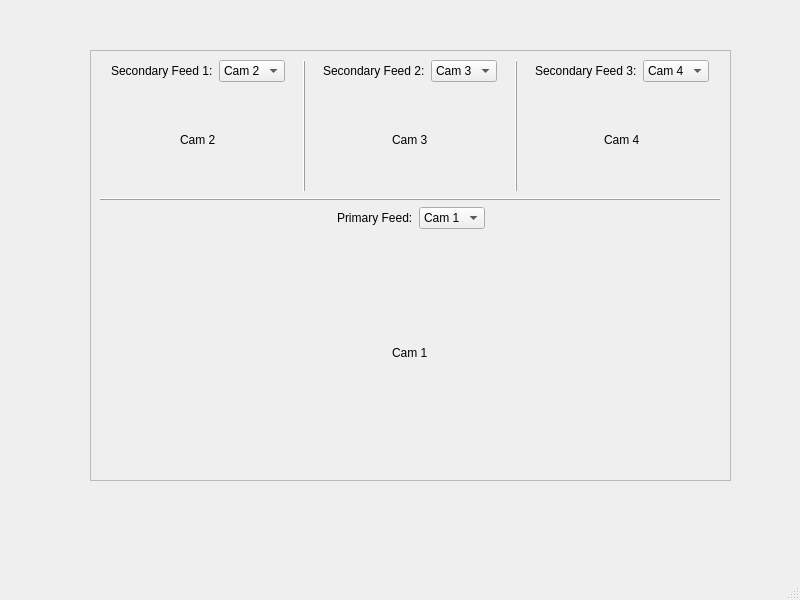
<?xml version="1.0" encoding="UTF-8"?>
<ui version="4.0">
 <class>MainWindow</class>
 <widget class="QMainWindow" name="MainWindow">
  <property name="geometry">
   <rect>
    <x>0</x>
    <y>0</y>
    <width>800</width>
    <height>600</height>
   </rect>
  </property>
  <property name="windowTitle">
   <string>MainWindow</string>
  </property>
  <widget class="QWidget" name="centralwidget">
   <widget class="QFrame" name="frame_4">
    <property name="geometry">
     <rect>
      <x>90</x>
      <y>50</y>
      <width>641</width>
      <height>431</height>
     </rect>
    </property>
    <property name="frameShape">
     <enum>QFrame::Shape::StyledPanel</enum>
    </property>
    <property name="frameShadow">
     <enum>QFrame::Shadow::Raised</enum>
    </property>
    <layout class="QHBoxLayout" name="horizontalLayout_6">
     <item>
      <layout class="QVBoxLayout" name="verticalLayout_5" stretch="1,0,2">
       <item>
        <layout class="QHBoxLayout" name="horizontalLayout">
         <item>
          <layout class="QVBoxLayout" name="verticalLayout" stretch="0,6">
           <item>
            <layout class="QHBoxLayout" name="horizontalLayout_2">
             <item>
              <spacer name="horizontalSpacer_5">
               <property name="orientation">
                <enum>Qt::Orientation::Horizontal</enum>
               </property>
               <property name="sizeHint" stdset="0">
                <size>
                 <width>40</width>
                 <height>20</height>
                </size>
               </property>
              </spacer>
             </item>
             <item>
              <widget class="QLabel" name="label_4">
               <property name="text">
                <string>Secondary Feed 1:</string>
               </property>
              </widget>
             </item>
             <item>
              <widget class="QComboBox" name="comboBox">
               <item>
                <property name="text">
                 <string>Cam 2</string>
                </property>
               </item>
               <item>
                <property name="text">
                 <string>Cam 1</string>
                </property>
               </item>
               <item>
                <property name="text">
                 <string>Cam 3</string>
                </property>
               </item>
               <item>
                <property name="text">
                 <string>Cam 4</string>
                </property>
               </item>
              </widget>
             </item>
             <item>
              <spacer name="horizontalSpacer_6">
               <property name="orientation">
                <enum>Qt::Orientation::Horizontal</enum>
               </property>
               <property name="sizeHint" stdset="0">
                <size>
                 <width>40</width>
                 <height>20</height>
                </size>
               </property>
              </spacer>
             </item>
            </layout>
           </item>
           <item alignment="Qt::AlignmentFlag::AlignHCenter">
            <widget class="QLabel" name="label_5">
             <property name="text">
              <string>Cam 2</string>
             </property>
            </widget>
           </item>
          </layout>
         </item>
         <item>
          <widget class="QFrame" name="frame_3">
           <property name="frameShape">
            <enum>QFrame::Shape::VLine</enum>
           </property>
           <property name="frameShadow">
            <enum>QFrame::Shadow::Raised</enum>
           </property>
          </widget>
         </item>
         <item>
          <layout class="QVBoxLayout" name="verticalLayout_2" stretch="0,6">
           <item>
            <layout class="QHBoxLayout" name="horizontalLayout_3">
             <item>
              <spacer name="horizontalSpacer_3">
               <property name="orientation">
                <enum>Qt::Orientation::Horizontal</enum>
               </property>
               <property name="sizeHint" stdset="0">
                <size>
                 <width>40</width>
                 <height>20</height>
                </size>
               </property>
              </spacer>
             </item>
             <item>
              <widget class="QLabel" name="label_6">
               <property name="text">
                <string>Secondary Feed 2:</string>
               </property>
              </widget>
             </item>
             <item>
              <widget class="QComboBox" name="comboBox_2">
               <item>
                <property name="text">
                 <string>Cam 3</string>
                </property>
               </item>
               <item>
                <property name="text">
                 <string>Cam 1</string>
                </property>
               </item>
               <item>
                <property name="text">
                 <string>Cam 2</string>
                </property>
               </item>
               <item>
                <property name="text">
                 <string>Cam 4</string>
                </property>
               </item>
              </widget>
             </item>
             <item>
              <spacer name="horizontalSpacer_4">
               <property name="orientation">
                <enum>Qt::Orientation::Horizontal</enum>
               </property>
               <property name="sizeHint" stdset="0">
                <size>
                 <width>40</width>
                 <height>20</height>
                </size>
               </property>
              </spacer>
             </item>
            </layout>
           </item>
           <item alignment="Qt::AlignmentFlag::AlignHCenter">
            <widget class="QLabel" name="label_7">
             <property name="text">
              <string>Cam 3</string>
             </property>
            </widget>
           </item>
          </layout>
         </item>
         <item>
          <widget class="QFrame" name="frame">
           <property name="frameShape">
            <enum>QFrame::Shape::VLine</enum>
           </property>
           <property name="frameShadow">
            <enum>QFrame::Shadow::Raised</enum>
           </property>
          </widget>
         </item>
         <item>
          <layout class="QVBoxLayout" name="verticalLayout_3" stretch="0,6">
           <item>
            <layout class="QHBoxLayout" name="horizontalLayout_4">
             <item>
              <spacer name="horizontalSpacer">
               <property name="orientation">
                <enum>Qt::Orientation::Horizontal</enum>
               </property>
               <property name="sizeHint" stdset="0">
                <size>
                 <width>40</width>
                 <height>20</height>
                </size>
               </property>
              </spacer>
             </item>
             <item>
              <widget class="QLabel" name="label_8">
               <property name="text">
                <string>Secondary Feed 3:</string>
               </property>
              </widget>
             </item>
             <item>
              <widget class="QComboBox" name="comboBox_3">
               <item>
                <property name="text">
                 <string>Cam 4</string>
                </property>
               </item>
               <item>
                <property name="text">
                 <string>Cam 1</string>
                </property>
               </item>
               <item>
                <property name="text">
                 <string>Cam 2</string>
                </property>
               </item>
               <item>
                <property name="text">
                 <string>Cam 3</string>
                </property>
               </item>
              </widget>
             </item>
             <item>
              <spacer name="horizontalSpacer_2">
               <property name="orientation">
                <enum>Qt::Orientation::Horizontal</enum>
               </property>
               <property name="sizeHint" stdset="0">
                <size>
                 <width>40</width>
                 <height>20</height>
                </size>
               </property>
              </spacer>
             </item>
            </layout>
           </item>
           <item alignment="Qt::AlignmentFlag::AlignHCenter">
            <widget class="QLabel" name="label_9">
             <property name="text">
              <string>Cam 4</string>
             </property>
            </widget>
           </item>
          </layout>
         </item>
        </layout>
       </item>
       <item>
        <widget class="QFrame" name="frame_2">
         <property name="frameShape">
          <enum>QFrame::Shape::HLine</enum>
         </property>
         <property name="frameShadow">
          <enum>QFrame::Shadow::Raised</enum>
         </property>
        </widget>
       </item>
       <item>
        <layout class="QVBoxLayout" name="verticalLayout_4" stretch="0,6">
         <item>
          <layout class="QHBoxLayout" name="horizontalLayout_5">
           <item>
            <spacer name="horizontalSpacer_7">
             <property name="orientation">
              <enum>Qt::Orientation::Horizontal</enum>
             </property>
             <property name="sizeHint" stdset="0">
              <size>
               <width>40</width>
               <height>20</height>
              </size>
             </property>
            </spacer>
           </item>
           <item>
            <widget class="QLabel" name="label_10">
             <property name="text">
              <string>Primary Feed:</string>
             </property>
            </widget>
           </item>
           <item>
            <widget class="QComboBox" name="comboBox_4">
             <item>
              <property name="text">
               <string>Cam 1</string>
              </property>
             </item>
             <item>
              <property name="text">
               <string>Cam 2</string>
              </property>
             </item>
             <item>
              <property name="text">
               <string>Cam 3</string>
              </property>
             </item>
             <item>
              <property name="text">
               <string>Cam 4</string>
              </property>
             </item>
            </widget>
           </item>
           <item>
            <spacer name="horizontalSpacer_8">
             <property name="orientation">
              <enum>Qt::Orientation::Horizontal</enum>
             </property>
             <property name="sizeHint" stdset="0">
              <size>
               <width>40</width>
               <height>20</height>
              </size>
             </property>
            </spacer>
           </item>
          </layout>
         </item>
         <item alignment="Qt::AlignmentFlag::AlignHCenter">
          <widget class="QLabel" name="label_11">
           <property name="text">
            <string>Cam 1</string>
           </property>
          </widget>
         </item>
        </layout>
       </item>
      </layout>
     </item>
    </layout>
   </widget>
  </widget>
  <widget class="QMenuBar" name="menubar">
   <property name="geometry">
    <rect>
     <x>0</x>
     <y>0</y>
     <width>800</width>
     <height>33</height>
    </rect>
   </property>
  </widget>
  <widget class="QStatusBar" name="statusbar"/>
 </widget>
 <resources/>
 <connections/>
</ui>
